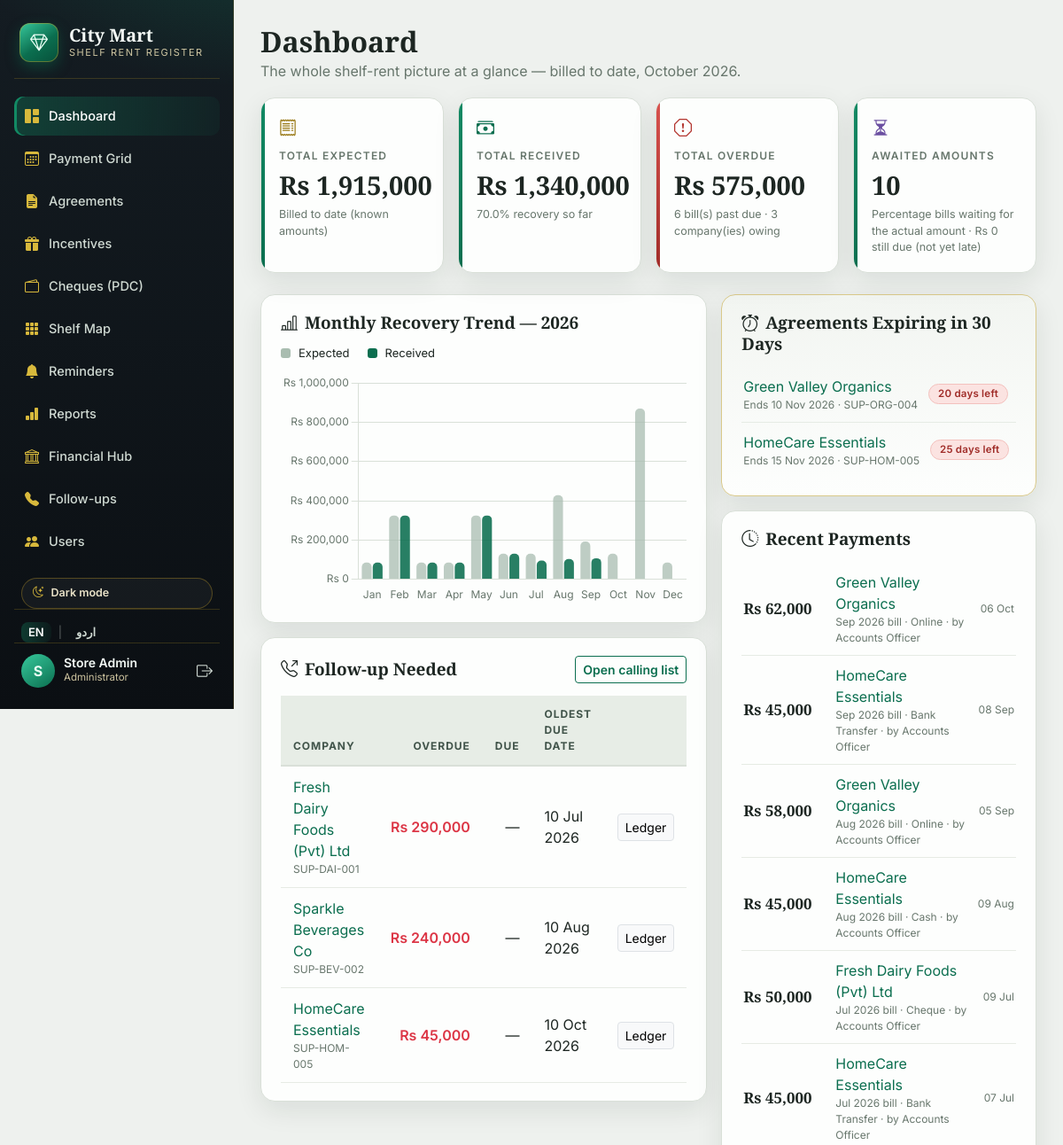
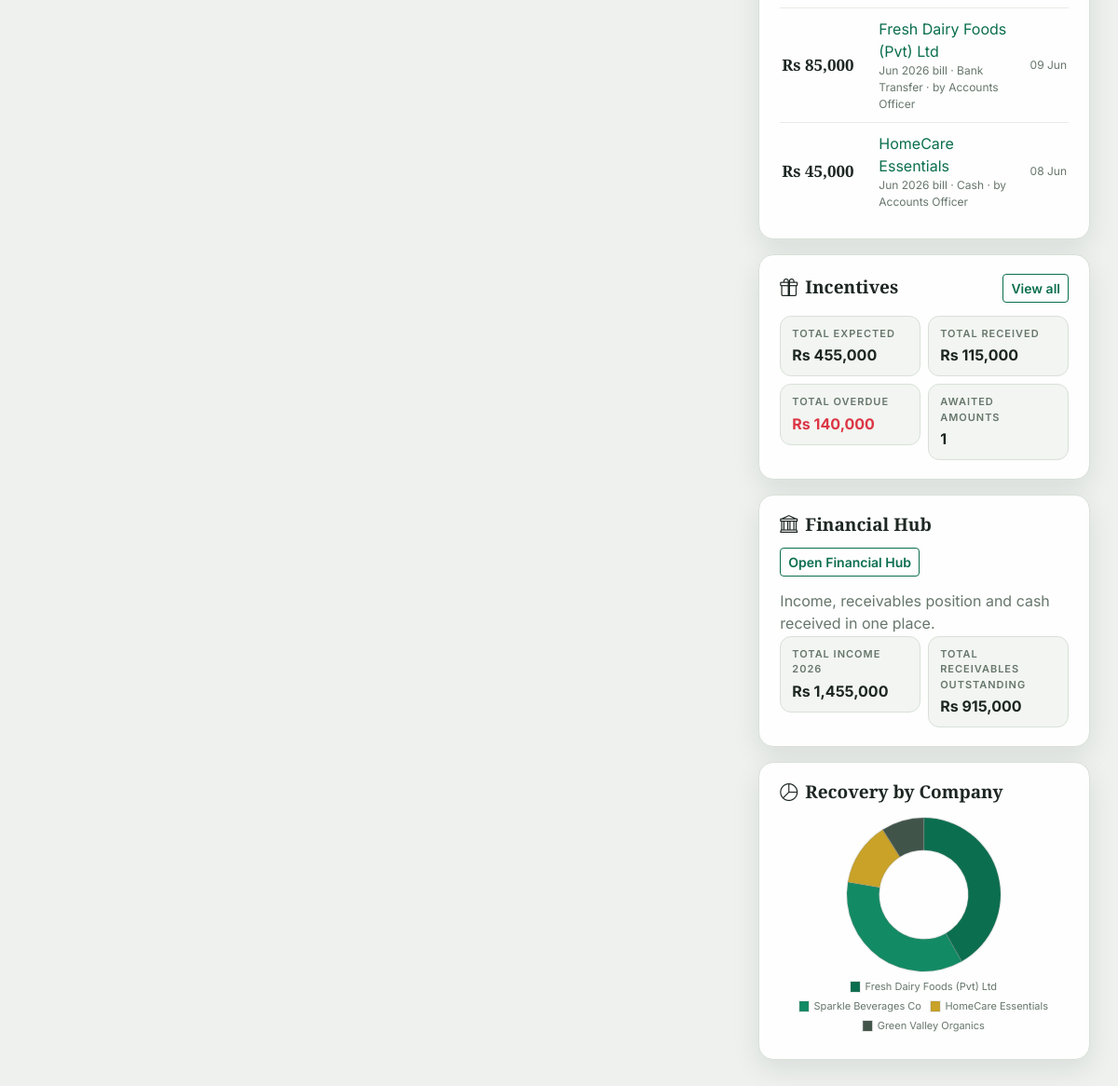
/index.php (signed in), run on the app's committed database (2 pictures, top to bottom).
### tables this page shows
CREATE TABLE IF NOT EXISTS bills (
  id              INT UNSIGNED AUTO_INCREMENT PRIMARY KEY,
  agreement_id    INT UNSIGNED NOT NULL,
  bill_month      DATE NOT NULL,                  
  due_date        DATE NOT NULL,
  expected_amount DECIMAL(12,2) NULL,
  created_at      TIMESTAMP NOT NULL DEFAULT CURRENT_TIMESTAMP,
  UNIQUE KEY uq_bill (agreement_id, bill_month),
  CONSTRAINT fk_bills_agreement FOREIGN KEY (agreement_id) REFERENCES agreements(id) ON DELETE CASCADE
);

CREATE TABLE IF NOT EXISTS agreements (
  id                INT UNSIGNED AUTO_INCREMENT PRIMARY KEY,
  supplier_name     VARCHAR(150) NOT NULL,
  ledger_code       VARCHAR(60)  NOT NULL UNIQUE,
  contact_person    VARCHAR(100) NULL,
  contact_phone     VARCHAR(40)  NULL,
  contact_email     VARCHAR(120) NULL,
  rent_type         ENUM('fixed','percentage') NOT NULL DEFAULT 'fixed',
  rent_amount       DECIMAL(12,2) NULL,           
  percentage_rate   DECIMAL(5,2)  NULL,           
  wht_percent       DECIMAL(5,2)  NOT NULL DEFAULT 0,   
  gst_percent       DECIMAL(5,2)  NOT NULL DEFAULT 0,   
  shelf_id          INT UNSIGNED NULL,            
  billing_frequency ENUM('monthly','quarterly','display_drive') NOT NULL DEFAULT 'monthly',
  period_from       DATE NOT NULL,
  period_to         DATE NOT NULL,
  scan_file         VARCHAR(255) NULL,            
  notes             VARCHAR(255) NULL,
  created_by        INT UNSIGNED NULL,
  created_at        TIMESTAMP NOT NULL DEFAULT CURRENT_TIMESTAMP,
  updated_at        TIMESTAMP NOT NULL DEFAULT CURRENT_TIMESTAMP ON UPDATE CURRENT_TIMESTAMP,
  CONSTRAINT fk_agreements_user FOREIGN KEY (created_by) REFERENCES users(id) ON DELETE SET NULL,
  CONSTRAINT fk_agreements_shelf FOREIGN KEY (shelf_id) REFERENCES shelves(id) ON DELETE SET NULL,
  CHECK (period_to >= period_from)
);

CREATE TABLE IF NOT EXISTS incentives (
  id              INT UNSIGNED AUTO_INCREMENT PRIMARY KEY,
  agreement_id    INT UNSIGNED NOT NULL,
  title           VARCHAR(150) NOT NULL,
  type            ENUM('Promotion','Display','Launch','Target','Other') NOT NULL DEFAULT 'Promotion',
  basis           ENUM('Fixed','Percentage') NOT NULL DEFAULT 'Fixed',
  rate            DECIMAL(5,2)   NULL,            
  expected_amount DECIMAL(12,2)  NULL,            
  received_amount DECIMAL(12,2)  NOT NULL DEFAULT 0,
  expected_date   DATE NOT NULL,                  
  received_date   DATE NULL,                      
  notes           VARCHAR(255) NULL,
  created_by      INT UNSIGNED NULL,
  created_at      TIMESTAMP NOT NULL DEFAULT CURRENT_TIMESTAMP,
  updated_at      TIMESTAMP NOT NULL DEFAULT CURRENT_TIMESTAMP ON UPDATE CURRENT_TIMESTAMP,
  CONSTRAINT fk_incentives_agreement FOREIGN KEY (agreement_id) REFERENCES agreements(id) ON DELETE CASCADE,
  CONSTRAINT fk_incentives_user FOREIGN KEY (created_by) REFERENCES users(id) ON DELETE SET NULL,
  CHECK (received_amount >= 0)
);

CREATE TABLE IF NOT EXISTS payments (
  id            INT UNSIGNED AUTO_INCREMENT PRIMARY KEY,
  bill_id       INT UNSIGNED NOT NULL,
  amount        DECIMAL(12,2) NOT NULL,
  payment_date  DATE NOT NULL,
  method        ENUM('Cash','Bank Transfer','Cheque','Online') NOT NULL DEFAULT 'Cash',
  reference     VARCHAR(80) NULL,                 
  cheque_status ENUM('Cleared','Pending','Bounced') NULL,
  notes         VARCHAR(255) NULL,
  received_by   INT UNSIGNED NOT NULL,
  created_at    TIMESTAMP NOT NULL DEFAULT CURRENT_TIMESTAMP,
  CONSTRAINT fk_payments_bill FOREIGN KEY (bill_id) REFERENCES bills(id) ON DELETE CASCADE,
  CONSTRAINT fk_payments_user FOREIGN KEY (received_by) REFERENCES users(id) ON DELETE RESTRICT,
  CHECK (amount > 0)
);

CREATE TABLE IF NOT EXISTS users (
  id            INT UNSIGNED AUTO_INCREMENT PRIMARY KEY,
  name          VARCHAR(100) NOT NULL,
  username      VARCHAR(60)  NOT NULL UNIQUE,
  password_hash VARCHAR(255) NOT NULL,            
  role          ENUM('admin','accountant','viewer','supplier') NOT NULL DEFAULT 'viewer',
  company_id    INT UNSIGNED NULL,                
  is_active     TINYINT(1)   NOT NULL DEFAULT 1,
  created_at    TIMESTAMP    NOT NULL DEFAULT CURRENT_TIMESTAMP,
  KEY idx_users_company (company_id)
);

### index.php (the view, shortened to what the rows shown need)
<?php
require_once __DIR__ . '/db.php';
require_once __DIR__ . '/billing.php';
require_once __DIR__ . '/layout.php';
$pdo = db();
syncBills($pdo);
$tot      = headlineTotals($pdo);
$follow   = followUps($pdo);
$expiring = expiringSoon($pdo);
$incTot   = incentiveTotals($pdo);
$year  = (int)date('Y');
$chart = monthlyTrend($pdo, $year);
$byCompany = recoveryByCompany($pdo);
$recent = $pdo->query(
    'SELECT p.*, a.supplier_name, b.bill_month, b.agreement_id, u.name AS by_name
       FROM payments p
       JOIN bills b      ON b.id = p.bill_id
       JOIN agreements a ON a.id = b.agreement_id
       JOIN users u      ON u.id = p.received_by
      ORDER BY p.payment_date DESC, p.id DESC
      LIMIT 8'
)->fetchAll();
?>
<div class="row g-3">
  <div class="col-xl-7">
    <div class="panel">
      <div class="panel-head">
        <h2><i class="bi bi-bar-chart-line me-2"></i><?= e(t('monthly_recovery_trend')) ?> — <?= $year ?></h2>
      </div>
    </div>
    <div class="panel mt-3">
      <div class="panel-head">
        <h2><i class="bi bi-telephone-outbound me-2"></i><?= e(t('followup_needed')) ?></h2>
      </div>
      <?php if (!$follow): ?>
        <p class="empty-note"><?= e(t('nothing_outstanding')) ?></p>
      <?php else: ?>
        <div class="table-responsive">
          <table class="table table-luxe align-middle mb-0">
            <thead><tr><th><?= e(t('company')) ?></th><th class="text-end"><?= e(t('overdue')) ?></th><th class="text-end"><?= e(t('due')) ?></th><th><?= e(t('oldest_due_date')) ?></th><th></th></tr></thead>
            <tbody>
            <?php foreach (array_slice($follow, 0, 6) as $f): ?>
              <tr>
                <td><a href="company.php?id=<?= (int)$f['agreement_id'] ?>"><?= e($f['supplier_name']) ?></a>
                    <div class="cell-sub"><?= e($f['ledger_code']) ?></div></td>
                <td class="text-end fw-semibold text-danger"><?= $f['overdue'] > 0 ? money($f['overdue']) : '—' ?></td>
                <td class="text-end"><?= $f['due'] > 0 ? money($f['due']) : '—' ?></td>
                <td><?= $f['oldest_due'] ? date('d M Y', strtotime($f['oldest_due'])) : '—' ?></td>
                <td class="text-end"><a class="btn btn-sm btn-light border" href="company.php?id=<?= (int)$f['agreement_id'] ?>"><?= e(t('ledger')) ?></a></td>
              </tr>
            <?php endforeach; ?>
            </tbody>
          </table>
        </div>
      <?php endif; ?>
    </div>
  </div>
  <div class="col-xl-5">
    <div class="panel alert-panel">
      <div class="panel-head">
        <h2><i class="bi bi-alarm me-2"></i><?= e(sprintf(t('agreements_expiring_in'), EXPIRY_WARN_DAYS)) ?></h2>
      </div>
      <?php if (!$expiring): ?>
        <p class="empty-note"><?= e(sprintf(t('no_expiring'), EXPIRY_WARN_DAYS)) ?></p>
      <?php else: ?>
        <ul class="expiry-list">
        <?php foreach ($expiring as $ag): $days = (int)((strtotime($ag['period_to']) - strtotime(date('Y-m-d'))) / 86400); ?>
          <li>
            <div>
              <a href="company.php?id=<?= (int)$ag['id'] ?>"><?= e($ag['supplier_name']) ?></a>
              <div class="cell-sub"><?= e(t('ends')) ?> <?= date('d M Y', strtotime($ag['period_to'])) ?> · <?= e($ag['ledger_code']) ?></div>
            </div>
            <span class="pill pill-overdue"><?= $days === 0 ? e(t('ends_today')) : e(sprintf(t($days === 1 ? 'day_left' : 'days_left'), $days)) ?></span>
          </li>
        <?php endforeach; ?>
        </ul>
      <?php endif; ?>
    </div>
    <div class="panel mt-3">
      <div class="panel-head"><h2><i class="bi bi-clock-history me-2"></i><?= e(t('recent_payments')) ?></h2></div>
      <?php if (!$recent): ?>
        <p class="empty-note"><?= e(t('no_payments_yet')) ?></p>
      <?php else: ?>
        <ul class="activity-list">
        <?php foreach ($recent as $p): ?>
          <li>
            <div class="activity-amt"><?= money($p['amount']) ?></div>
            <div class="flex-grow-1">
              <a href="company.php?id=<?= (int)$p['agreement_id'] ?>"><?= e($p['supplier_name']) ?></a>
              <div class="cell-sub"><?= date('M Y', strtotime($p['bill_month'])) ?> <?= e(t('bill_word')) ?> · <?= e($p['method']) ?> · <?= e(t('by_word')) ?> <?= e($p['by_name']) ?></div>
            </div>
            <div class="cell-sub"><?= date('d M', strtotime($p['payment_date'])) ?></div>
          </li>
        <?php endforeach; ?>
        </ul>
      <?php endif; ?>
    </div>
    <div class="panel mt-3">
      <div class="panel-head">
        <h2><i class="bi bi-gift me-2"></i><?= e(t('incentives')) ?></h2>
      </div>
    </div>
    <div class="panel mt-3">
      <div class="panel-head">
        <h2><i class="bi bi-bank me-2"></i><?= e(t('financial')) ?></h2>
      </div>
    </div>
    <div class="panel mt-3">
      <div class="panel-head">
        <h2><i class="bi bi-pie-chart me-2"></i><?= e(t('recovery_by_company')) ?></h2>
      </div>
    </div>
  </div>
</div>
<script>
document.addEventListener('DOMContentLoaded', function () {
  if (!window.Chart) return;
  var cs = getComputedStyle(document.documentElement);
  Chart.defaults.color = cs.getPropertyValue('--muted').trim() || '#67766c';
  Chart.defaults.borderColor = cs.getPropertyValue('--line').trim() || '#d9e0d8';
  Chart.defaults.font.family = "'Inter', system-ui, sans-serif";
  var cur = <?= json_encode(cfg('currency')) ?>;
  var fmtRs = function (v) { return cur + ' ' + Number(v).toLocaleString('en-US'); };
  window.__srrCharts = [];
  var trend = new Chart(document.getElementById('trendChart'), {
    type: 'bar',
    data: {
      labels: <?= json_encode(array_map(fn($m) => date('M', mktime(0, 0, 0, $m, 1)), range(1, 12))) ?>,
      datasets: [
        { label: <?= json_encode(t('expected')) ?>, data: <?= json_encode(array_map(fn($c) => $c['expected'], array_values($chart))) ?>,
          backgroundColor: 'rgba(169,189,176,.75)', borderRadius: 5, maxBarThickness: 16 },
        { label: <?= json_encode(t('received')) ?>, data: <?= json_encode(array_map(fn($c) => $c['received'], array_values($chart))) ?>,
          backgroundColor: 'rgba(11,110,79,.88)', borderRadius: 5, maxBarThickness: 16 }
      ]
    },
    options: {
      responsive: true, maintainAspectRatio: false,
      interaction: { mode: 'index', intersect: false },
      plugins: {
        legend: { display: false },
        tooltip: { callbacks: { label: function (ctx) { return ' ' + ctx.dataset.label + ': ' + fmtRs(ctx.parsed.y); } } }
      },
      scales: { y: { beginAtZero: true, ticks: { callback: function (v) { return fmtRs(v); }, maxTicksLimit: 6 }, grid: { drawBorder: false } },
                x: { grid: { display: false } } }
    }
  });
  window.__srrCharts.push(trend);
  <?php
  $top = array_slice($byCompany, 0, 5, true);
  $rest = array_sum(array_slice($byCompany, 5, null, true));
  if ($rest > 0) $top['Other'] = $rest;
  ?>
  var comp = new Chart(document.getElementById('companyChart'), {
    type: 'doughnut',
    data: {
      labels: <?= json_encode(array_keys($top)) ?>,
      datasets: [{ data: <?= json_encode(array_values($top)) ?>,
        backgroundColor: ['#0b6e4f', '#128a64', '#c9a227', '#41544a', '#7fae97', '#9db8a9'],
        borderWidth: 2, borderColor: 'rgba(127,127,127,.15)' }]
    },
    options: {
      responsive: true, maintainAspectRatio: false, cutout: '58%',
      plugins: {
        legend: { position: 'bottom', labels: { boxWidth: 10, font: { size: 11 } } },
        tooltip: { callbacks: { label: function (ctx) { return ' ' + ctx.label + ': ' + fmtRs(ctx.parsed); } } }
      }
    }
  });
  window.__srrCharts.push(comp);
});
</script>

### data on the page
bills: agreement.supplier_name "Fresh Dairy Foods (Pvt) Ltd", agreement.ledger_code "SUP-DAI-001", overdue "Rs 290,000", due_date "10 Jul 2026"
bills: agreement.supplier_name "Sparkle Beverages Co", agreement.ledger_code "SUP-BEV-002", overdue "Rs 240,000", due_date "10 Aug 2026"
incentives: agreement.supplier_name "HomeCare Essentials", agreement.ledger_code "SUP-HOM-005", overdue "Rs 45,000", expected_date "10 Oct 2026"
agreements: supplier_name "Green Valley Organics", period_to "10 Nov 2026", ledger_code "SUP-ORG-004", period_to "20 days left"
agreements: supplier_name "HomeCare Essentials", period_to "15 Nov 2026", ledger_code "SUP-HOM-005", period_to "25 days left"
payments: amount "Rs 62,000", agreements.supplier_name "Green Valley Organics", bill.bill_month "Sep 2026", method "Online", received_by.name "Accounts Officer", payment_date "06 Oct"
payments: amount "Rs 45,000", agreements.supplier_name "HomeCare Essentials", bill.bill_month "Sep 2026", method "Bank Transfer", received_by.name "Accounts Officer", payment_date "08 Sep"
payments: amount "Rs 58,000", agreements.supplier_name "Green Valley Organics", bill.bill_month "Aug 2026", method "Online", received_by.name "Accounts Officer", payment_date "05 Sep"
payments: amount "Rs 45,000", agreements.supplier_name "HomeCare Essentials", bill.bill_month "Aug 2026", method "Cash", received_by.name "Accounts Officer", payment_date "09 Aug"
payments: amount "Rs 50,000", agreements.supplier_name "Fresh Dairy Foods (Pvt) Ltd", bill.bill_month "Jul 2026", method "Cheque", received_by.name "Accounts Officer", payment_date "09 Jul"
payments: amount "Rs 45,000", agreements.supplier_name "HomeCare Essentials", bill.bill_month "Jul 2026", method "Bank Transfer", received_by.name "Accounts Officer", payment_date "07 Jul"
payments: amount "Rs 85,000", agreements.supplier_name "Fresh Dairy Foods (Pvt) Ltd", bill.bill_month "Jun 2026", method "Bank Transfer", received_by.name "Accounts Officer", payment_date "09 Jun"
payments: amount "Rs 45,000", agreements.supplier_name "HomeCare Essentials", bill.bill_month "Jun 2026", method "Cash", received_by.name "Accounts Officer", payment_date "08 Jun"

### other printed values
cfg('mart_name') "City Mart"
$label "Dashboard"
$label "Payment Grid"
$label "Agreements"
$label "Incentives"
$label "Cheques (PDC)"
$label "Shelf Map"
$label "Reminders"
$label "Reports"
$label "Financial Hub"
$label "Follow-ups"
$label "Users"
$theme === 'dark' ? t('light_mode') : t('dark_mode') "Dark mode"
substr($u['name'], 0, 1) "S"
$u['name'] "Store Admin"
